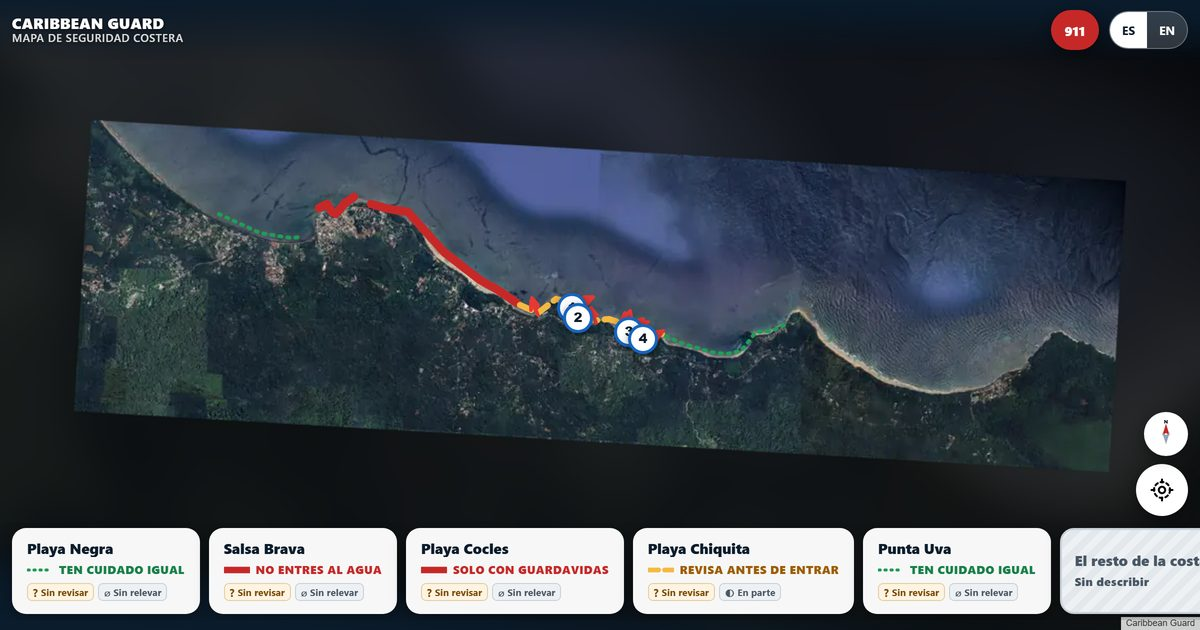
#> input picture web/card.jpg, 1200 x 630 px
$ python -i redraw_zones.py   (imports and definitions only)
#> lines starting #> are read from the running program, lines starting #| are printed output that depends on the picture; after the words box and inside, x2 and y2 are one past the last pixel; in counts of white or black regions, pixels touching at a corner belong together
"""Redraw the zone polylines so they follow the actual coastline.

The zone geometry in index.html was hand-placed against the old, wrong bounds.
With the georeference corrected the lines are visibly off: they run across jungle
and sit out in open water.

Shoreline comes from the **Bing mosaic**, not from the rectified base. That is the
important choice. Bing is untouched satellite imagery already in true coordinates,
so its shoreline is ground truth. The base image is generatively upscaled and
carries 5 to 75 m of registration error in the west and none that can be verified
in the east, so tracing it would bake both problems into the geometry.

This fixes where the lines ARE. It says nothing about whether the swim status
attached to each one is correct: that still needs Caribbean Guard.
"""
import glob, json, math, os, re
import numpy as np, cv2
from PIL import Image
Image.MAX_IMAGE_PIXELS = None

HERE = os.path.dirname(os.path.abspath(__file__))
ROOT = os.path.dirname(HERE)
Z, TS = 17, 256

# Longitude span of each named beach, from the landmarks established by
# tools/residual.py and the extent of Caribbean Guard's own annotated sheet.
# Ordered west to east, matching the picker.
ZONES = [
    ("playa-negra",  -82.7700, -82.7580),
    ("salsa-brava",  -82.7556, -82.7505),
    ("cocles",       -82.7480, -82.7270),
    ("chiquita",     -82.7265, -82.7060),
    ("punta-uva",    -82.7055, -82.6880),
]
SEAWARD_M = 30      # nudge the line off the sand into the water it describes
MAX_POINTS = 9      # enough to follow a bay, few enough to stay legible


# [27 lines left out: functions tile2deg, deg2tile, load_ref, not called in this run]


def water_mask(rgb):
    """Flood fill the sea inward from the top edge.

    A plain colour threshold gets this wrong twice: dark reef inside the sea reads
    as land, and wet sand and shallow lagoons read as sea. Filling from the top,
    where every column is open ocean, keeps the sea connected and leaves inland
    ponds and reef out of it.
    """
    hsv = cv2.cvtColor(rgb, cv2.COLOR_RGB2HSV)
#> hsv: shape (630, 1200, 3); mean H, S, V 96.7, 80.4, 78.8
    h, s, v = hsv[..., 0].astype(int), hsv[..., 1].astype(int), hsv[..., 2].astype(int)
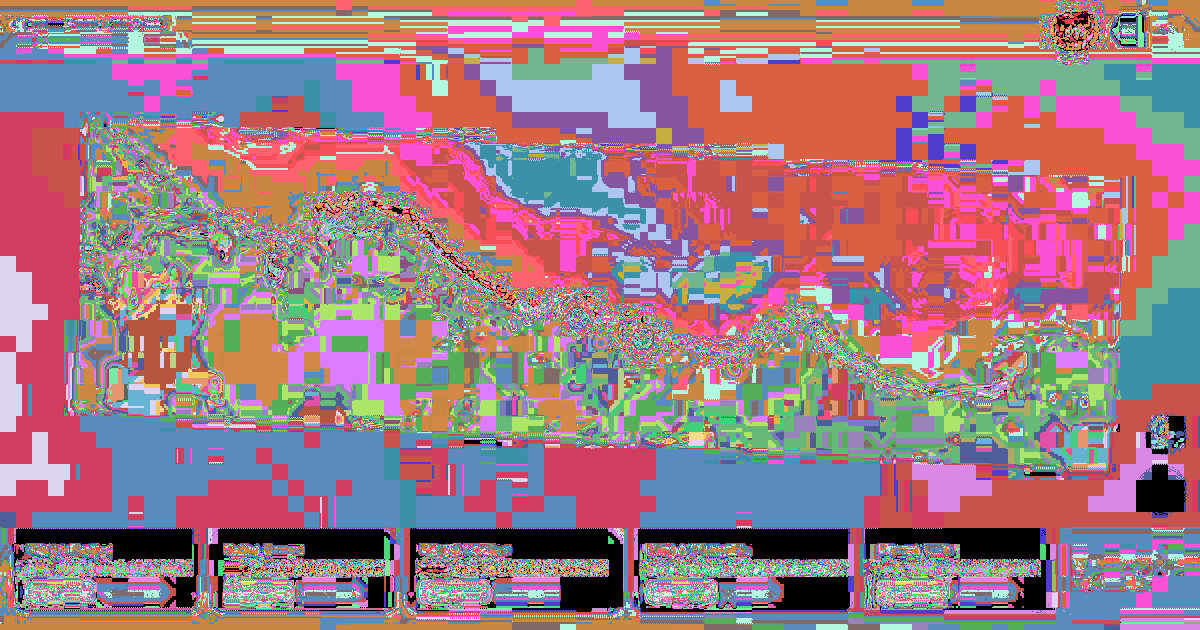
#> h: shape (630, 1200) int64; 180 distinct labels, from 0 to 179; one colour per label, 0 black
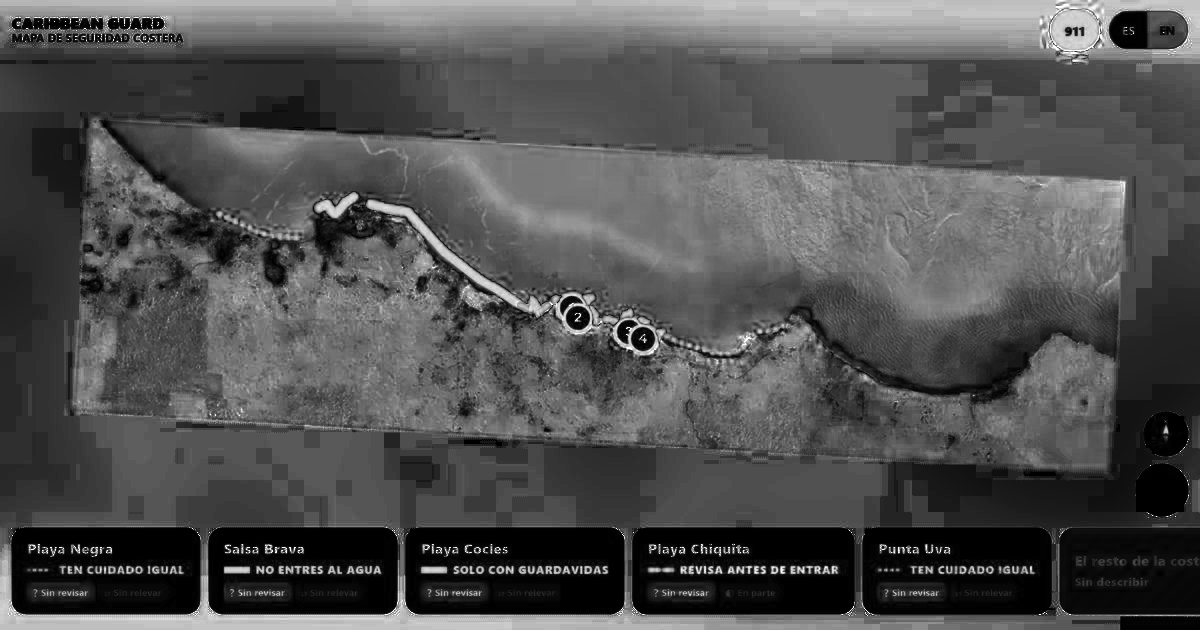
#> s: shape (630, 1200) int64; min 0, max 255, mean 80.4
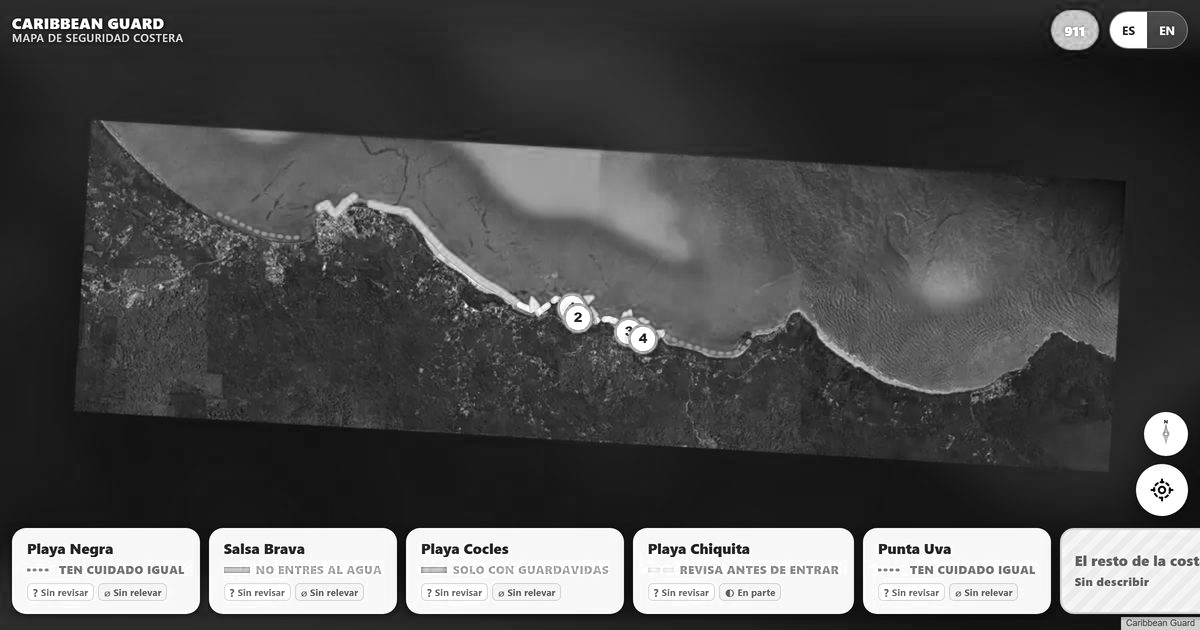
#> v: shape (630, 1200) int64; min 0, max 255, mean 78.8
    # sea here is blue-green and never bright: jungle is greener, sand is brighter
    seaish = ((h > 70) & (h < 115) & (v < 190)) | (v < 60)
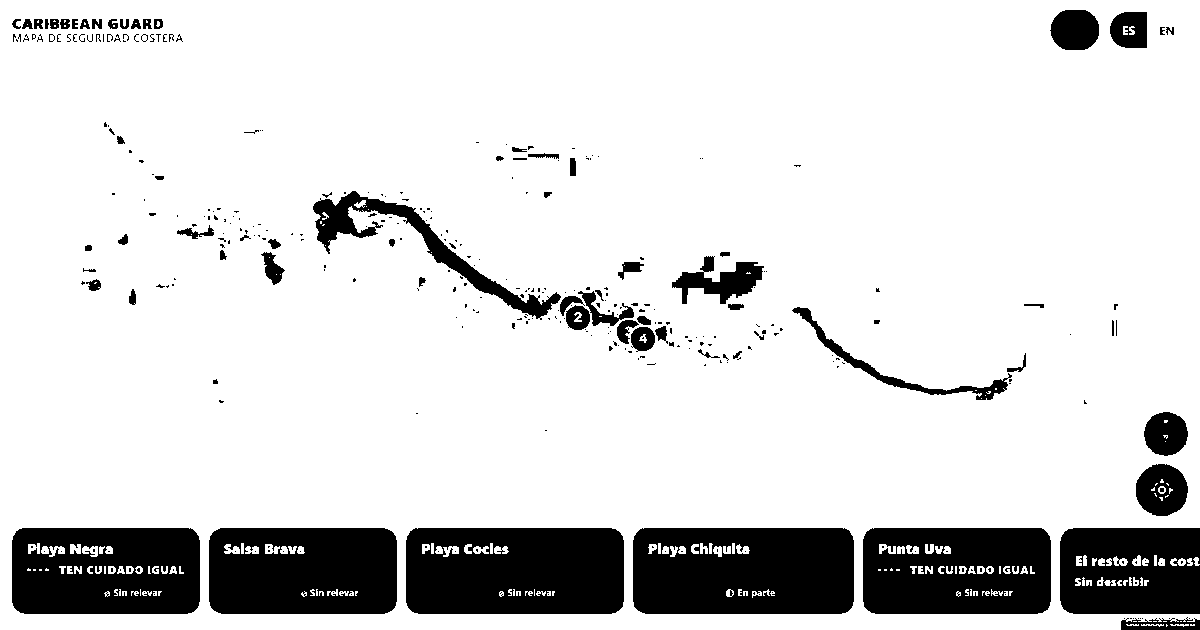
#> seaish: shape (630, 1200) bool; 84.9% white; 357 black regions (285 under 20 px), largest, box (x1, y1, x2, y2) and area: (633, 528, 854, 614) 18000, (406, 528, 624, 614) 17870, (209, 528, 397, 614) 15299
    seaish = cv2.morphologyEx(seaish.astype(np.uint8), cv2.MORPH_CLOSE,
                              np.ones((9, 9), np.uint8))
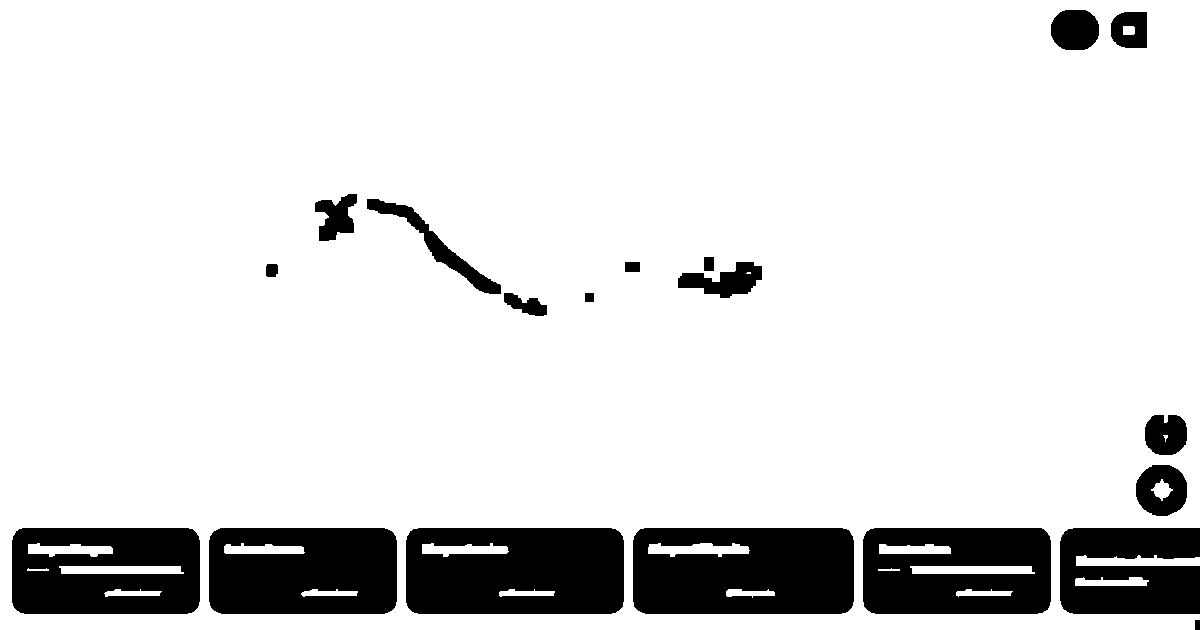
#> seaish: shape (630, 1200); values 0 (black) and 1 (white), 86.7% white; 19 black regions, largest, box (x1, y1, x2, y2) and area: (633, 528, 854, 614) 17608, (406, 528, 624, 614) 17519, (209, 528, 397, 614) 15005
    H, W = seaish.shape
#> H = 630; W = 1200
    ff = np.zeros((H + 2, W + 2), np.uint8)
    m = seaish.copy()
    for x in range(0, W, 40):
        if m[0, x]:
            cv2.floodFill(m, ff, (x, 0), 2)
    return (m == 2).astype(np.uint8)
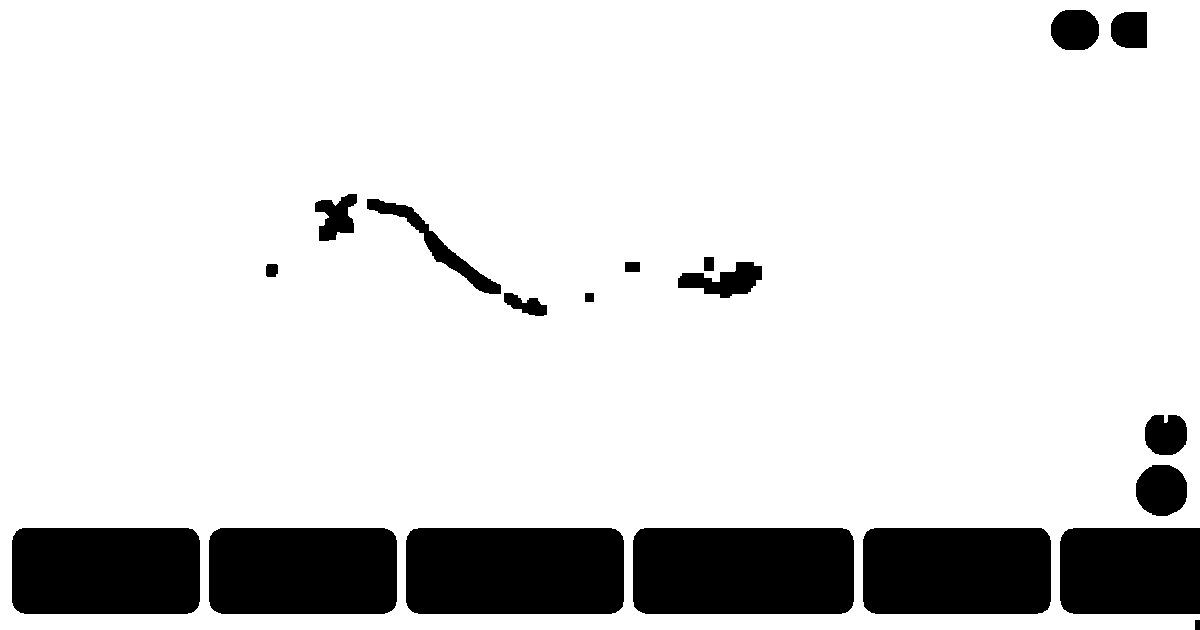
#> returned value: shape (630, 1200); values 0 (black) and 1 (white), 85.5% white; 19 black regions, largest, box (x1, y1, x2, y2) and area: (633, 528, 854, 614) 18825, (406, 528, 624, 614) 18564, (863, 528, 1051, 614) 15991


# [121 lines left out: functions main, _refuse, not called in this run]


# [2 lines not run here, left out]

>>> import cv2
>>> picture = cv2.cvtColor(cv2.imread('../web/card.jpg'), cv2.COLOR_BGR2RGB)
>>> result = water_mask(picture)
